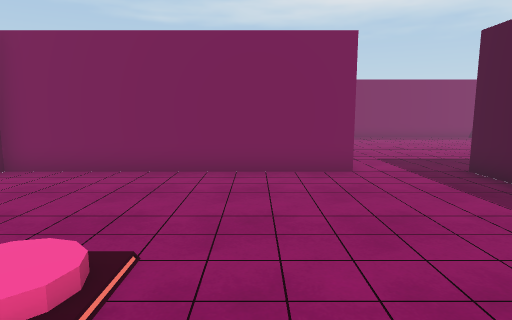
[1] (above)

16 first-person views from a walk through a Unity game level. The camera is 1.5 m above the floor, tilts 8° down and sees 75° across. The floor is counted in squares, 1 m on a side. Each view is taken from the middle of a square. On the plan, view 1 faces up. The plan holds only what a view shows up to about 15 squares ahead; the rest is blank. The place goes on beyond the plan. Door leaves are left out, so doorways stand open.

[2]
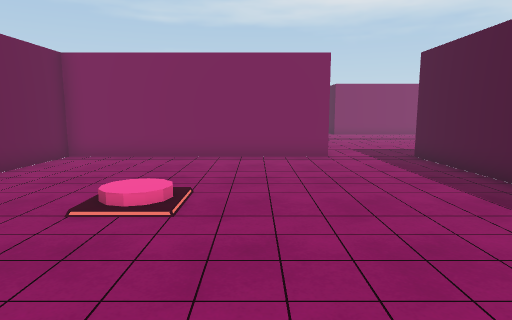

[3]
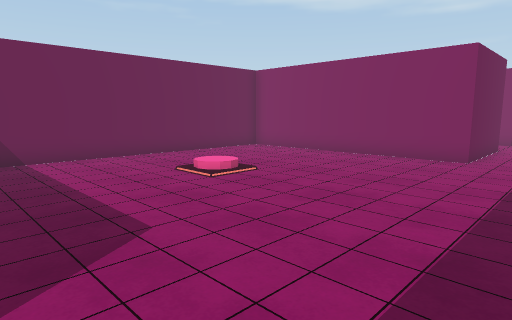

[4]
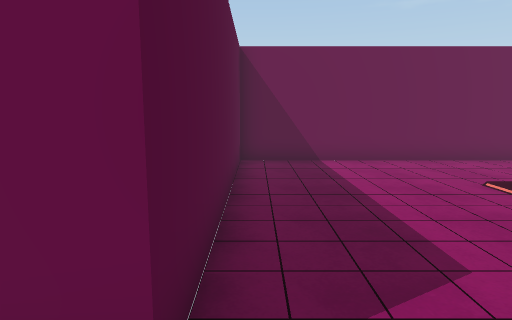

[5]
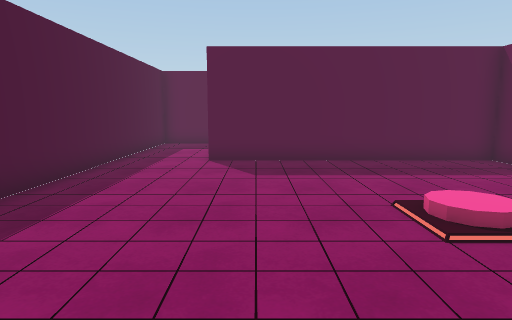

[6]
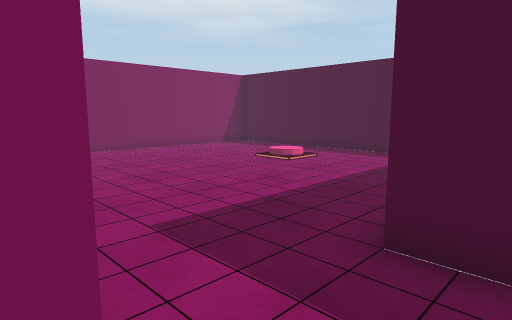

[7]
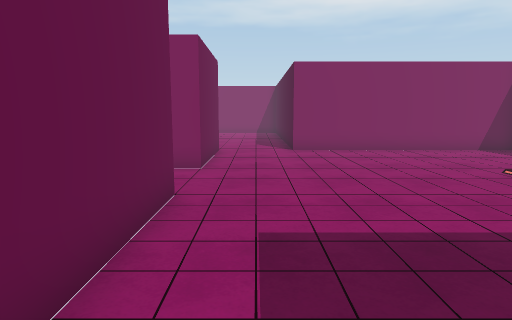

[8]
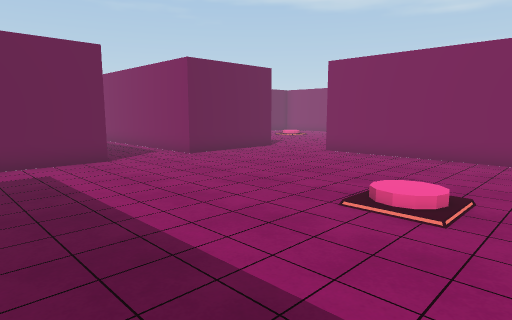

[9]
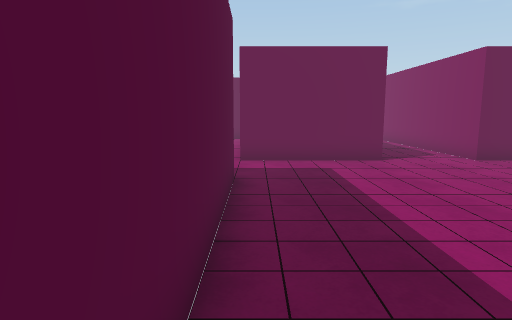

[10]
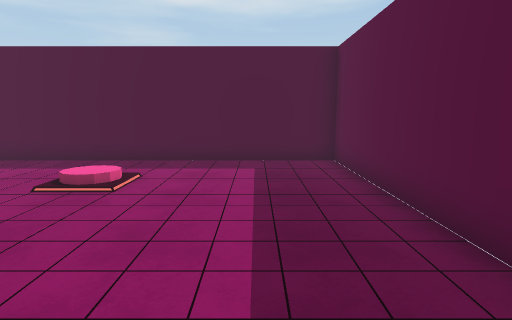

[11]
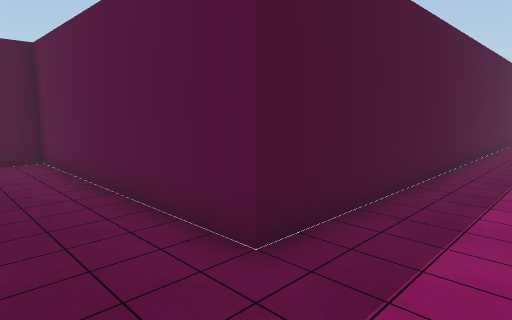

[12]
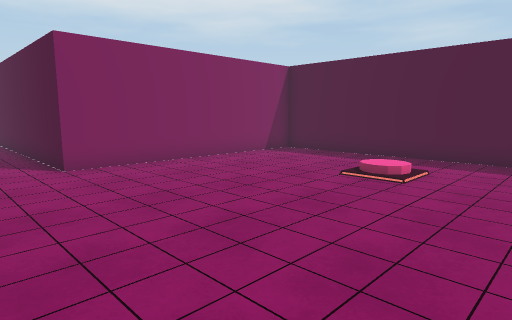

[13]
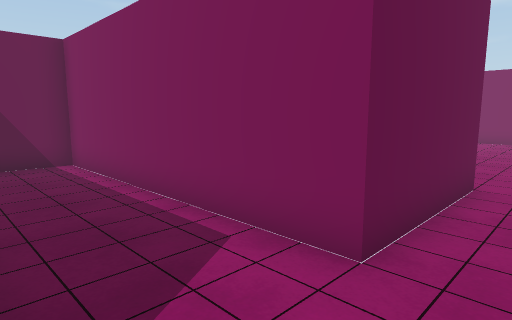

[14]
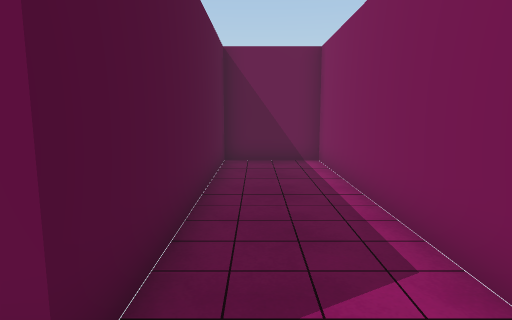

[15]
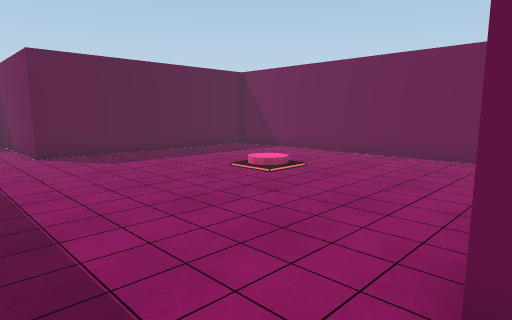

[16]
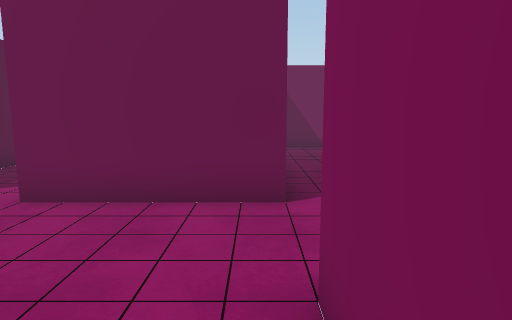

### Floor plan
Points are (right, up) in squares from view 1. A wall is a line through its corners. A room is listed if a view was taken in it or the views show most of it. See-through windows are left out.
Room 1 (views 1, 2, 3, 4, 5, 6, 7)
walls: (2.5, 8.5) (-6.5, 8.5) (-6.5, -3.5) (2.5, -3.5) (2.5, -6.5); (5.5, -6.5) (5.5, 7.5)
ways out: opening at (4, 8.3) to room 2
Room 2 (views 8, 9, 10, 11, 12, 13, 14, 15, 16)
walls: (0.5, 13) (2.5, 13) (2.5, 8.5); (2.5, 20.6) (2.5, 16) (0.5, 16); (5.5, 7.5) (5.5, 8.5) (14.5, 8.5) (14.5, 20.5) (5.5, 20.5) (5.5, 21.5)
ways out: opening at (4, 8.3) to room 1; open door at (0.5, 14.5) to room 3
Room 3 (no view inside)
walls: (0.5, 16) (-6.5, 16) (-6.5, 13) (0.5, 13)
ways out: open door at (0.5, 14.5) to room 2

Where each view was taken, in squares from view 1:
view 1: 0 up, 0 right, facing up
view 2: 3 down, 0 right, facing up
view 3: 3 down, 5 right, facing up-left
view 4: 3 down, 4 right, facing left
view 5: 7 up, 1 right, facing down
view 6: 7 up, 2 right, facing up-right
view 7: 7 up, 4 right, facing up
view 8: 9 up, 13 right, facing up-left
view 9: 9 up, 13 right, facing left
view 10: 11 up, 4 right, facing right
view 11: 11 up, 3 right, facing down-right
view 12: 11 up, 3 right, facing up-right
view 13: 13 up, 4 right, facing up-left
view 14: 14 up, 4 right, facing left
view 15: 9 up, 5 right, facing down-left
view 16: 20 up, 8 right, facing left
